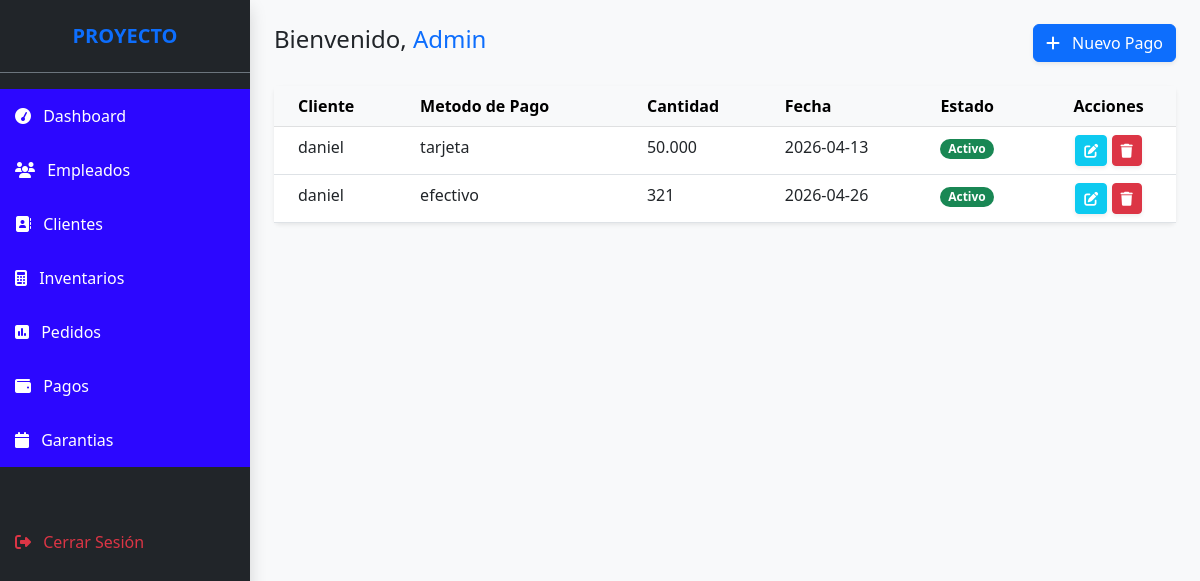
/view/pago.php (signed in), run on the app's committed database.
### tables this page shows
CREATE TABLE `payments` (
  `id` int NOT NULL,
  `client` varchar(100) DEFAULT NULL,
  `payment_method` varchar(50) DEFAULT NULL,
  `amount` decimal(10,2) DEFAULT NULL,
  `date` date DEFAULT NULL,
  `status` tinyint(1) DEFAULT '1'
);

### models/pago.php (called while the page is built, shortened)
<?php
if (!class_exists('pago')) {
    class pago {
        private $conn;
        public function __construct($db) {
            $this->conn = $db;
        }
        public function read() {
            return $this->conn->query("SELECT * FROM payments ORDER BY id DESC");
        }
    }
}

### view/pago.php (the view, shortened to what this page needs)
<?php
require_once '../models/pago.php';
$db = (new Database())->getConnection();
$pago = new pago($db);
$stmt = $pago->read();
?>
<!DOCTYPE html>
<html lang="es">
<head>
    <link href="https://cdn.jsdelivr.net/npm/bootstrap@5.3.0/dist/css/bootstrap.min.css" rel="stylesheet">
    <link rel="stylesheet" href="https://cdnjs.cloudflare.com/ajax/libs/font-awesome/6.4.0/css/all.min.css">
</head>
<body class="d-flex">
    <div class="sidebar shadow">
        <div class="p-4 text-center border-bottom border-secondary">
            <h5 class="fw-bold m-0 text-primary">PROYECTO</h5>
        </div>
        <nav class="nav flex-column mt-3">
             <a class="nav-link dashboard" href="../index.php"><i class="fas fa-tachometer me-2"></i> Dashboard</a>
            <a class="nav-link empleado" href="../view/employee.php"><i class="fas fa-users me-2"></i> Empleados</a>
            <a class="nav-link cliente" href="../view/cliente.php"><i class="fas fa-address-book me-2"></i> Clientes</a>
            <a class="nav-link inventario" href="../view/inventario.php"><i class="fas fa-calculator me-2"></i> Inventarios</a>
            <a class="nav-link pedido" href="../view/pedido.php"><i class="fas fa-square-poll-vertical me-2"></i> Pedidos</a>
            <a class="nav-link pago" href="../view/pago.php"><i class="fas fa-wallet me-2"></i> Pagos</a>
            <a class="nav-link garantia" href="../view/garantia.php"><i class="fas fa-calendar me-2"></i> Garantias</a>
            <a class="nav-link text-danger mt-5" href="controllers/AuthController.php?action=logout">
                <i class="fas fa-sign-out-alt me-2"></i> Cerrar Sesión
            </a>
        </nav>
    </div>
    <div class="container-fluid p-4">
        <div class="d-flex justify-content-between align-items-center mb-4">
            <h4>Bienvenido, <span class="text-primary"><?= htmlspecialchars($_SESSION['user_name']) ?></span></h4>
            <button class="btn btn-primary shadow-sm" onclick="openpagModal()">
                <i class="fas fa-plus me-2"></i> Nuevo Pago
            </button>
        </div>
        <div class="card shadow-sm border-0">
            <div class="card-body p-0">
                <table class="table table-hover m-0" id="paymentsTable">
                    <thead class="table-light">
                        <tr>
                            <th class="ps-4">Cliente</th>
                            <th>Metodo de Pago</th>
                            <th>Cantidad</th>
                            <th>Fecha</th>
                            <th>Estado</th>
                            <th class="text-center">Acciones</th>
                        </tr>
                    </thead>
                    <tbody>
                        <?php while($row = $stmt->fetch(PDO::FETCH_ASSOC)): ?>
                        <tr>
                            <td class="ps-4 fw-medium"><?= $row['client'] ?></td>
                            <td><?= $row['payment_method'] ?></td>
                            <td><?= number_format($row['amount'], 0, ',', '.' ) ?></td> <td><?=$row['date'] ?></td> <td>
                                <span class="badge rounded-pill <?= $row['status'] ? 'bg-success' : 'bg-secondary' ?>">
                                    <?= $row['status'] ? 'Activo' : 'Inactivo' ?>
                                </span>
                            </td>
                            <td class="text-center">
                                <button onclick="openpagModal(<?= $row['id'] ?>)" class="btn btn-sm btn-info text-white shadow-sm">
                                    <i class="fas fa-edit"></i>
                                </button>
                                <button onclick="deletepag(<?= $row['id'] ?>)" class="btn btn-sm btn-danger shadow-sm">
                                    <i class="fas fa-trash"></i>
                                </button>
                            </td>
                        </tr>
                        <?php endwhile; ?>
                    </tbody>
                </table>
            </div>
        </div>
    </div>
</body>
</html>

### view/pago.php (style rules this page uses)
body { background-color: #f8f9fa; }
.sidebar { min-width: 250px; height: 100vh; background: #212529; color: white; position: sticky; top: 0; }
.nav-link { color: #adb5bd; padding: 15px; transition: 0.3s; }
.nav-link.dashboard { color:white; background: #2c07ff; }
.nav-link.empleado { color: white; background: #2c07ff; }
.nav-link.cliente { color: white; background: #2c07ff; }
.nav-link.inventario { color: white; background: #2c07ff; }
.nav-link.pedido { color: white; background: #2c07ff; }
.nav-link.pago { color: white; background: #2c07ff; }
.nav-link.garantia { color: white; background: #2c07ff; }

### data on the page
payments: client "daniel", payment_method "tarjeta", amount "50.000", date "2026-04-13", status "Activo"
payments: client "daniel", payment_method "efectivo", amount "321", date "2026-04-26", status "Activo"

### other printed values
$_SESSION['user_name'] "Admin"
